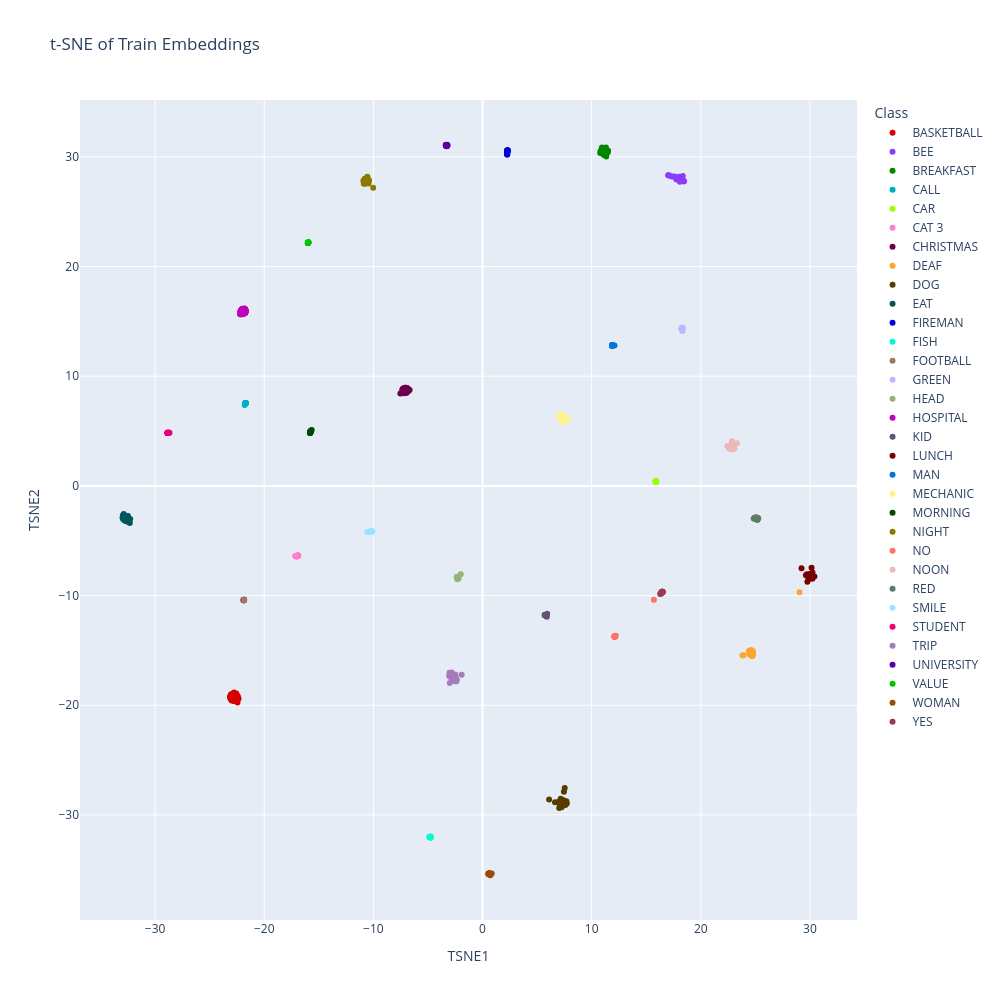

This figure's notebook cell:
### Code cell
embeddings = train["last_embeddings"]
labels = train["labels"]
id_to_label = train["id_to_label"]

class_names = [id_to_label[label] for label in labels]

tsne = TSNE(
    n_components=2,
    perplexity=30,
    learning_rate="auto",
    init="pca",
    random_state=42
)

embeddings_2d = tsne.fit_transform(embeddings)

df = pd.DataFrame({
    "TSNE1": embeddings_2d[:, 0],
    "TSNE2": embeddings_2d[:, 1],
    "Class": class_names
})

palette_32 = cc.glasbey[:32]

fig = px.scatter(
    df,
    x="TSNE1",
    y="TSNE2",
    color="Class",
    title="t-SNE of Train Embeddings",
    width=1000,
    height=1000,
    color_discrete_sequence=palette_32
)

fig.show()

### Figure 1 — Plotly figure (JSON) as saved in the notebook; plotly's stock layout.template omitted (floating-point values rounded to 4 significant figures)
{"data": [{"hovertemplate": "Class=BASKETBALL<br>TSNE1=%{x}<br>TSNE2=%{y}<extra></extra>", "legendgroup": "BASKETBALL", "marker": {"color": "#d60000", "symbol": "circle"}, "mode": "markers", "name": "BASKETBALL", "orientation": "v", "showlegend": true, "type": "scatter", "x": [-22.77, -22.56, -22.45, -23.14, -22.68, -22.42, -22.63, -23.09, -23.03, -22.6, -22.85, -23.05, -22.46, -23.11, -22.99, -23.01, -22.52, -23.05, -23.01, -22.44, -22.35, -22.84, -23.06, -22.96, -22.45, -22.75, -22.54, -22.79, -23.0, -22.75], "xaxis": "x", "y": [-18.84, -18.93, -19.75, -19.24, -18.96, -19.18, -18.97, -19.38, -19.42, -19.52, -18.93, -19.04, -19.28, -19.19, -19.46, -19.03, -19.14, -19.42, -19.0, -19.48, -19.41, -18.94, -19.09, -19.56, -19.25, -19.58, -19.06, -19.58, -19.54, -19.62], "yaxis": "y"}, {"hovertemplate": "Class=BEE<br>TSNE1=%{x}<br>TSNE2=%{y}<extra></extra>", "legendgroup": "BEE", "marker": {"color": "#8c3bff", "symbol": "circle"}, "mode": "markers", "name": "BEE", "orientation": "v", "showlegend": true, "type": "scatter", "x": [18.33, 18.12, 18.15, 17.81, 18.45, 18.14, 18.19, 18.35, 18.46, 17.84, 17.02, 18.03, 17.37, 18.18, 17.61, 17.04, 18.27, 17.21, 18.08, 18.25, 17.74, 18.06, 17.81, 18.22, 17.76, 17.82], "xaxis": "x", "y": [27.83, 27.95, 27.94, 28.0, 27.75, 27.9, 27.88, 28.26, 27.8, 28.01, 28.32, 28.18, 28.2, 27.86, 28.21, 28.33, 27.84, 28.26, 27.73, 27.86, 28.04, 27.95, 28.0, 27.84, 27.94, 28.05], "yaxis": "y"}, {"hovertemplate": "Class=BREAKFAST<br>TSNE1=%{x}<br>TSNE2=%{y}<extra></extra>", "legendgroup": "BREAKFAST", "marker": {"color": "#018700", "symbol": "circle"}, "mode": "markers", "name": "BREAKFAST", "orientation": "v", "showlegend": true, "type": "scatter", "x": [11.31, 11.12, 10.79, 11.18, 11.51, 11.32, 11.06, 11.3, 11.2, 10.94, 11.38, 11.34, 10.82, 10.99, 11.04, 10.96, 11.28, 11.47, 11.01, 11.3, 11.03, 11.02, 10.96, 11.12, 11.17, 11.18], "xaxis": "x", "y": [30.85, 30.17, 30.35, 30.25, 30.54, 30.5, 30.58, 30.48, 30.22, 30.86, 30.57, 30.04, 30.53, 30.33, 30.48, 30.36, 30.3, 30.4, 30.76, 30.12, 30.46, 30.29, 30.5, 30.63, 30.6, 30.64], "yaxis": "y"}, {"hovertemplate": "Class=CALL<br>TSNE1=%{x}<br>TSNE2=%{y}<extra></extra>", "legendgroup": "CALL", "marker": {"color": "#00acc6", "symbol": "circle"}, "mode": "markers", "name": "CALL", "orientation": "v", "showlegend": true, "type": "scatter", "x": [-21.71, -21.72, -21.71, -21.7, -21.71, -21.71, -21.71, -21.7, -21.7, -21.71, -21.71, -21.71, -21.7, -21.71, -21.71, -21.79, -21.71, -21.7, -21.71], "xaxis": "x", "y": [7.534, 7.537, 7.535, 7.537, 7.537, 7.533, 7.538, 7.539, 7.536, 7.533, 7.535, 7.534, 7.546, 7.539, 7.535, 7.378, 7.535, 7.541, 7.537], "yaxis": "y"}, {"hovertemplate": "Class=CAR<br>TSNE1=%{x}<br>TSNE2=%{y}<extra></extra>", "legendgroup": "CAR", "marker": {"color": "#97ff00", "symbol": "circle"}, "mode": "markers", "name": "CAR", "orientation": "v", "showlegend": true, "type": "scatter", "x": [15.9, 15.89, 15.9, 15.85, 15.88, 15.87, 15.91, 15.9, 15.89, 15.87, 15.9, 15.89, 15.9, 15.92, 15.9, 15.89, 15.87, 15.88, 15.93], "xaxis": "x", "y": [0.3974, 0.4056, 0.3889, 0.4189, 0.4146, 0.4201, 0.3907, 0.4018, 0.4081, 0.4084, 0.3891, 0.4058, 0.4021, 0.3818, 0.3918, 0.4071, 0.413, 0.3925, 0.3737], "yaxis": "y"}, {"hovertemplate": "Class=CAT 3<br>TSNE1=%{x}<br>TSNE2=%{y}<extra></extra>", "legendgroup": "CAT 3", "marker": {"color": "#ff7ed1", "symbol": "circle"}, "mode": "markers", "name": "CAT 3", "orientation": "v", "showlegend": true, "type": "scatter", "x": [-16.93, -17.07, -16.98, -16.98, -16.95, -16.94, -16.88, -16.92, -16.89, -16.99, -16.99, -16.91, -16.96, -16.95, -16.97, -16.97, -17.06, -16.9, -16.99, -16.94, -17.16], "xaxis": "x", "y": [-6.357, -6.431, -6.406, -6.408, -6.395, -6.373, -6.34, -6.389, -6.354, -6.392, -6.394, -6.36, -6.381, -6.38, -6.36, -6.339, -6.448, -6.363, -6.377, -6.393, -6.383], "yaxis": "y"}, {"hovertemplate": "Class=CHRISTMAS<br>TSNE1=%{x}<br>TSNE2=%{y}<extra></extra>", "legendgroup": "CHRISTMAS", "marker": {"color": "#6b004f", "symbol": "circle"}, "mode": "markers", "name": "CHRISTMAS", "orientation": "v", "showlegend": true, "type": "scatter", "x": [-6.833, -7.072, -7.207, -7.304, -7.342, -7.021, -7.527, -7.165, -7.107, -6.796, -7.317, -6.786, -6.974, -6.906, -7.036, -7.149, -7.101, -7.132, -6.675, -6.938, -7.242, -7.092, -6.78, -7.042, -7.211, -6.813], "xaxis": "x", "y": [8.614, 8.936, 8.889, 8.849, 8.773, 8.544, 8.424, 8.906, 8.555, 8.694, 8.731, 8.693, 8.459, 8.927, 8.94, 8.927, 8.549, 8.571, 8.75, 8.919, 8.866, 8.933, 8.821, 8.546, 8.435, 8.786], "yaxis": "y"}, {"hovertemplate": "Class=DEAF<br>TSNE1=%{x}<br>TSNE2=%{y}<extra></extra>", "legendgroup": "DEAF", "marker": {"color": "#ffa52f", "symbol": "circle"}, "mode": "markers", "name": "DEAF", "orientation": "v", "showlegend": true, "type": "scatter", "x": [24.73, 24.61, 24.77, 29.05, 24.76, 24.72, 24.73, 24.78, 24.67, 24.7, 23.82, 24.67, 24.65, 24.55, 24.57, 24.8, 24.48, 24.42, 24.63, 24.64, 24.52, 24.43, 24.58, 23.92, 24.77, 24.62], "xaxis": "x", "y": [-15.44, -14.97, -15.29, -9.69, -15.05, -15.16, -15.53, -15.38, -15.39, -15.41, -15.47, -15.41, -15.27, -15.44, -15.06, -15.16, -15.29, -15.16, -15.43, -15.19, -15.3, -15.03, -15.37, -15.44, -15.3, -15.35], "yaxis": "y"}, {"hovertemplate": "Class=DOG<br>TSNE1=%{x}<br>TSNE2=%{y}<extra></extra>", "legendgroup": "DOG", "marker": {"color": "#573b00", "symbol": "circle"}, "mode": "markers", "name": "DOG", "orientation": "v", "showlegend": true, "type": "scatter", "x": [7.133, 7.2, 7.135, 7.058, 7.133, 7.292, 6.642, 7.427, 7.313, 7.155, 7.149, 7.028, 7.258, 7.21, 7.729, 7.259, 7.434, 7.498, 7.655, 7.166, 6.984, 7.46, 7.592, 7.481, 7.119, 7.69, 7.535, 6.106, 7.102, 7.061], "xaxis": "x", "y": [-29.01, -28.75, -28.75, -28.89, -28.72, -28.7, -28.85, -29.01, -29.04, -29.02, -28.74, -29.37, -28.69, -29.16, -28.97, -29.29, -28.65, -28.94, -28.86, -28.53, -28.8, -27.89, -29.1, -28.94, -29.12, -28.75, -27.55, -28.59, -29.09, -28.99], "yaxis": "y"}, {"hovertemplate": "Class=EAT<br>TSNE1=%{x}<br>TSNE2=%{y}<extra></extra>", "legendgroup": "EAT", "marker": {"color": "#005659", "symbol": "circle"}, "mode": "markers", "name": "EAT", "orientation": "v", "showlegend": true, "type": "scatter", "x": [-32.92, -32.63, -32.65, -32.7, -32.95, -32.76, -32.87, -32.5, -32.31, -32.78, -32.44, -32.95, -32.78, -32.75, -32.49, -32.28, -32.53, -32.98, -32.6, -32.59, -32.88, -32.41, -32.48, -32.47, -32.94, -32.7], "xaxis": "x", "y": [-3.051, -2.775, -2.792, -3.102, -2.946, -3.165, -2.884, -3.272, -3.375, -3.137, -3.04, -2.704, -3.018, -3.138, -2.738, -3.031, -2.779, -2.895, -2.743, -2.82, -2.553, -3.017, -3.041, -3.182, -2.879, -3.197], "yaxis": "y"}, {"hovertemplate": "Class=FIREMAN<br>TSNE1=%{x}<br>TSNE2=%{y}<extra></extra>", "legendgroup": "FIREMAN", "marker": {"color": "#0000dd", "symbol": "circle"}, "mode": "markers", "name": "FIREMAN", "orientation": "v", "showlegend": true, "type": "scatter", "x": [2.278, 2.275, 2.266, 2.263, 2.291, 2.271, 2.33, 2.251, 2.253, 2.281, 2.279, 2.294, 2.269, 2.277, 2.258, 2.261, 2.265, 2.248, 2.302, 2.293], "xaxis": "x", "y": [30.47, 30.5, 30.55, 30.58, 30.5, 30.57, 30.6, 30.39, 30.39, 30.54, 30.58, 30.51, 30.47, 30.22, 30.29, 30.51, 30.57, 30.21, 30.54, 30.49], "yaxis": "y"}, {"hovertemplate": "Class=FISH<br>TSNE1=%{x}<br>TSNE2=%{y}<extra></extra>", "legendgroup": "FISH", "marker": {"color": "#00fdcf", "symbol": "circle"}, "mode": "markers", "name": "FISH", "orientation": "v", "showlegend": true, "type": "scatter", "x": [-4.754, -4.746, -4.775, -4.812, -4.789, -4.784, -4.795, -4.777, -4.792, -4.799, -4.755, -4.773, -4.762, -4.785, -4.8, -4.766, -4.877, -4.808, -4.761, -4.828, -4.764], "xaxis": "x", "y": [-32.07, -32.03, -32.05, -31.99, -32.03, -32.06, -32.02, -32.03, -32.02, -32.04, -32.02, -32.04, -31.97, -32.02, -32.01, -32.02, -32.01, -32.02, -32.0, -31.99, -32.05], "yaxis": "y"}, {"hovertemplate": "Class=FOOTBALL<br>TSNE1=%{x}<br>TSNE2=%{y}<extra></extra>", "legendgroup": "FOOTBALL", "marker": {"color": "#a17569", "symbol": "circle"}, "mode": "markers", "name": "FOOTBALL", "orientation": "v", "showlegend": true, "type": "scatter", "x": [-21.87, -21.92, -21.88, -21.85, -21.87, -21.86, -21.85, -21.87, -21.86, -21.89, -21.9, -21.85, -21.85, -21.86, -21.87, -21.87, -21.87, -21.83, -21.91, -21.86], "xaxis": "x", "y": [-10.41, -10.41, -10.42, -10.42, -10.41, -10.41, -10.38, -10.42, -10.42, -10.4, -10.42, -10.41, -10.4, -10.42, -10.42, -10.39, -10.42, -10.37, -10.42, -10.41], "yaxis": "y"}, {"hovertemplate": "Class=GREEN<br>TSNE1=%{x}<br>TSNE2=%{y}<extra></extra>", "legendgroup": "GREEN", "marker": {"color": "#bcb6ff", "symbol": "circle"}, "mode": "markers", "name": "GREEN", "orientation": "v", "showlegend": true, "type": "scatter", "x": [18.3, 18.32, 18.26, 18.26, 18.33, 18.29, 18.3, 18.28, 18.26, 18.29, 18.28, 18.26, 18.27, 18.32, 18.26, 18.27, 18.26, 18.28, 18.27, 18.27, 18.25], "xaxis": "x", "y": [14.2, 14.38, 14.39, 14.37, 14.42, 14.26, 14.31, 14.38, 14.36, 14.33, 14.35, 14.34, 14.32, 14.13, 14.37, 14.26, 14.37, 14.37, 14.4, 14.31, 14.31], "yaxis": "y"}, {"hovertemplate": "Class=HEAD<br>TSNE1=%{x}<br>TSNE2=%{y}<extra></extra>", "legendgroup": "HEAD", "marker": {"color": "#95b577", "symbol": "circle"}, "mode": "markers", "name": "HEAD", "orientation": "v", "showlegend": true, "type": "scatter", "x": [-2.319, -2.305, -2.261, -2.271, -2.225, -2.322, -2.304, -2.313, -2.315, -1.992, -2.187, -2.265, -2.339, -2.248, -2.327, -2.357, -2.31, -2.339, -2.251, -2.336, -2.301], "xaxis": "x", "y": [-8.362, -8.35, -8.395, -8.386, -8.28, -8.337, -8.351, -8.321, -8.342, -8.057, -8.446, -8.437, -8.344, -8.41, -8.389, -8.327, -8.513, -8.327, -8.366, -8.313, -8.384], "yaxis": "y"}, {"hovertemplate": "Class=HOSPITAL<br>TSNE1=%{x}<br>TSNE2=%{y}<extra></extra>", "legendgroup": "HOSPITAL", "marker": {"color": "#bf03b8", "symbol": "circle"}, "mode": "markers", "name": "HOSPITAL", "orientation": "v", "showlegend": true, "type": "scatter", "x": [-22.15, -22.2, -21.71, -22.14, -21.7, -21.73, -22.07, -22.04, -21.99, -21.81, -21.83, -22.02, -21.78, -21.79, -21.67, -22.0, -21.98, -22.22, -22.15, -21.77, -22.07, -22.16, -21.79, -22.03, -21.7, -21.72], "xaxis": "x", "y": [15.93, 15.88, 15.84, 16.0, 15.96, 16.07, 16.09, 16.12, 16.14, 15.72, 16.16, 15.66, 16.15, 15.74, 15.94, 16.14, 15.64, 15.67, 15.97, 15.75, 15.69, 15.62, 16.14, 16.11, 15.98, 15.83], "yaxis": "y"}, {"hovertemplate": "Class=KID<br>TSNE1=%{x}<br>TSNE2=%{y}<extra></extra>", "legendgroup": "KID", "marker": {"color": "#645474", "symbol": "circle"}, "mode": "markers", "name": "KID", "orientation": "v", "showlegend": true, "type": "scatter", "x": [5.725, 5.75, 5.767, 5.735, 5.767, 5.746, 5.761, 5.774, 5.895, 5.757, 5.771, 5.817, 5.72, 5.698, 5.774, 5.744, 5.767, 5.776, 5.759, 5.927], "xaxis": "x", "y": [-11.78, -11.79, -11.8, -11.79, -11.78, -11.78, -11.78, -11.79, -11.92, -11.79, -11.8, -11.78, -11.79, -11.78, -11.78, -11.79, -11.78, -11.8, -11.8, -11.65], "yaxis": "y"}, {"hovertemplate": "Class=LUNCH<br>TSNE1=%{x}<br>TSNE2=%{y}<extra></extra>", "legendgroup": "LUNCH", "marker": {"color": "#790000", "symbol": "circle"}, "mode": "markers", "name": "LUNCH", "orientation": "v", "showlegend": true, "type": "scatter", "x": [30.01, 29.64, 29.23, 30.23, 29.98, 30.24, 29.99, 29.98, 30.02, 30.41, 30.15, 29.87, 30.02, 29.73, 29.98, 29.77, 29.95, 30.03, 30.15, 29.99, 29.96, 29.97, 29.98, 29.91, 29.96], "xaxis": "x", "y": [-8.295, -8.15, -7.512, -8.467, -8.027, -7.908, -8.204, -8.162, -8.323, -8.268, -7.457, -8.432, -8.307, -8.05, -8.228, -8.74, -8.413, -8.306, -8.206, -8.087, -8.34, -8.448, -8.188, -8.475, -8.311], "yaxis": "y"}, {"hovertemplate": "Class=MAN<br>TSNE1=%{x}<br>TSNE2=%{y}<extra></extra>", "legendgroup": "MAN", "marker": {"color": "#0774d8", "symbol": "circle"}, "mode": "markers", "name": "MAN", "orientation": "v", "showlegend": true, "type": "scatter", "x": [11.9, 11.9, 11.9, 12.1, 11.88, 11.93, 11.89, 11.89, 11.88, 11.89, 11.89, 11.89, 11.87, 11.92, 11.9, 11.9, 11.9, 11.9, 11.91, 11.91, 11.89], "xaxis": "x", "y": [12.8, 12.8, 12.8, 12.8, 12.79, 12.82, 12.8, 12.81, 12.79, 12.8, 12.8, 12.8, 12.78, 12.8, 12.81, 12.82, 12.8, 12.81, 12.81, 12.81, 12.81], "yaxis": "y"}, {"hovertemplate": "Class=MECHANIC<br>TSNE1=%{x}<br>TSNE2=%{y}<extra></extra>", "legendgroup": "MECHANIC", "marker": {"color": "#fdf490", "symbol": "circle"}, "mode": "markers", "name": "MECHANIC", "orientation": "v", "showlegend": true, "type": "scatter", "x": [7.627, 7.57, 7.804, 7.097, 7.645, 7.258, 7.549, 7.33, 7.569, 7.147, 7.618, 7.27, 7.626, 7.432, 7.237, 7.641, 7.345, 7.45, 7.578, 7.399, 7.567, 7.242, 7.572, 7.062, 7.506, 7.348], "xaxis": "x", "y": [6.059, 5.911, 6.135, 6.564, 6.21, 6.102, 5.889, 5.79, 5.916, 6.116, 5.974, 6.302, 6.28, 6.42, 6.27, 6.155, 6.357, 6.334, 6.302, 5.957, 6.291, 6.058, 6.311, 6.143, 6.32, 5.961], "yaxis": "y"}, {"hovertemplate": "Class=MORNING<br>TSNE1=%{x}<br>TSNE2=%{y}<extra></extra>", "legendgroup": "MORNING", "marker": {"color": "#004b00", "symbol": "circle"}, "mode": "markers", "name": "MORNING", "orientation": "v", "showlegend": true, "type": "scatter", "x": [-15.81, -15.81, -15.77, -15.77, -15.65, -15.8, -15.8, -15.79, -15.8, -15.72, -15.8, -15.73, -15.79, -15.76, -15.8, -15.78, -15.79, -15.8, -15.8, -15.75, -15.75], "xaxis": "x", "y": [4.825, 4.857, 4.944, 4.918, 5.092, 4.872, 4.873, 4.839, 4.917, 5.033, 4.888, 4.939, 4.878, 4.844, 4.953, 4.908, 4.842, 4.836, 4.831, 4.941, 4.988], "yaxis": "y"}, {"hovertemplate": "Class=NIGHT<br>TSNE1=%{x}<br>TSNE2=%{y}<extra></extra>", "legendgroup": "NIGHT", "marker": {"color": "#8e7900", "symbol": "circle"}, "mode": "markers", "name": "NIGHT", "orientation": "v", "showlegend": true, "type": "scatter", "x": [-10.86, -10.53, -10.44, -10.55, -10.75, -10.91, -10.74, -10.52, -10.7, -10.42, -10.44, -10.75, -10.4, -10.81, -10.69, -10.79, -10.49, -10.74, -10.85, -10.78, -10.57, -10.48, -10.73, -10.54, -10.88, -10.02], "xaxis": "x", "y": [27.83, 27.96, 27.57, 28.19, 27.59, 27.83, 27.98, 27.73, 27.6, 27.81, 27.78, 27.99, 27.87, 27.91, 27.58, 27.95, 27.78, 27.62, 27.76, 28.0, 28.01, 27.92, 27.66, 28.0, 27.55, 27.17], "yaxis": "y"}, {"hovertemplate": "Class=NO<br>TSNE1=%{x}<br>TSNE2=%{y}<extra></extra>", "legendgroup": "NO", "marker": {"color": "#ff7266", "symbol": "circle"}, "mode": "markers", "name": "NO", "orientation": "v", "showlegend": true, "type": "scatter", "x": [12.12, 12.09, 12.11, 12.12, 15.7, 12.14, 12.15, 12.12, 12.13, 12.13, 12.12, 12.08, 12.1, 12.11, 12.12, 12.11, 12.22, 12.13, 12.09, 12.13], "xaxis": "x", "y": [-13.73, -13.74, -13.74, -13.71, -10.39, -13.72, -13.69, -13.71, -13.71, -13.72, -13.72, -13.74, -13.74, -13.73, -13.72, -13.72, -13.66, -13.71, -13.74, -13.71], "yaxis": "y"}, {"hovertemplate": "Class=NOON<br>TSNE1=%{x}<br>TSNE2=%{y}<extra></extra>", "legendgroup": "NOON", "marker": {"color": "#edb8b8", "symbol": "circle"}, "mode": "markers", "name": "NOON", "orientation": "v", "showlegend": true, "type": "scatter", "x": [22.66, 23.31, 22.56, 22.86, 22.73, 23.07, 22.91, 22.59, 22.75, 22.79, 22.89, 22.44, 22.6, 22.89, 22.96, 23.04, 22.57, 22.63, 22.6, 22.67, 22.82, 22.69, 22.76, 22.65, 22.63], "xaxis": "x", "y": [3.701, 3.885, 3.538, 4.06, 3.377, 3.374, 3.336, 3.604, 3.672, 3.798, 3.807, 3.642, 3.456, 3.624, 3.383, 3.494, 3.557, 3.411, 3.607, 3.587, 3.365, 3.498, 3.361, 3.591, 3.617], "yaxis": "y"}, {"hovertemplate": "Class=RED<br>TSNE1=%{x}<br>TSNE2=%{y}<extra></extra>", "legendgroup": "RED", "marker": {"color": "#5d7e66", "symbol": "circle"}, "mode": "markers", "name": "RED", "orientation": "v", "showlegend": true, "type": "scatter", "x": [25.06, 25.15, 25.19, 25.05, 25.07, 25.1, 25.19, 24.96, 25.27, 25.13, 24.96, 25.1, 25.13, 25.12, 25.11, 25.0, 25.03, 25.09, 24.92, 24.85, 25.05], "xaxis": "x", "y": [-2.91, -2.888, -3.12, -3.002, -2.909, -3.002, -3.043, -2.983, -2.956, -3.0, -3.008, -2.956, -2.949, -2.964, -2.911, -2.959, -2.996, -2.994, -2.91, -2.985, -2.889], "yaxis": "y"}, {"hovertemplate": "Class=SMILE<br>TSNE1=%{x}<br>TSNE2=%{y}<extra></extra>", "legendgroup": "SMILE", "marker": {"color": "#9ae4ff", "symbol": "circle"}, "mode": "markers", "name": "SMILE", "orientation": "v", "showlegend": true, "type": "scatter", "x": [-10.16, -10.13, -10.54, -10.22, -10.21, -10.26, -10.34, -10.12, -10.11, -10.15, -10.18, -10.11, -10.25, -10.29, -10.1, -10.26, -10.37, -10.24, -10.19, -10.17, -10.25], "xaxis": "x", "y": [-4.167, -4.15, -4.198, -4.177, -4.15, -4.179, -4.19, -4.165, -4.149, -4.147, -4.17, -4.148, -4.174, -4.182, -4.151, -4.183, -4.213, -4.147, -4.136, -4.133, -4.146], "yaxis": "y"}, {"hovertemplate": "Class=STUDENT<br>TSNE1=%{x}<br>TSNE2=%{y}<extra></extra>", "legendgroup": "STUDENT", "marker": {"color": "#eb0077", "symbol": "circle"}, "mode": "markers", "name": "STUDENT", "orientation": "v", "showlegend": true, "type": "scatter", "x": [-28.85, -28.86, -28.86, -28.86, -28.85, -28.83, -28.81, -28.84, -28.83, -28.83, -28.83, -28.83, -28.78, -28.68, -28.83, -28.86, -28.84, -28.83, -28.84, -28.82], "xaxis": "x", "y": [4.834, 4.82, 4.822, 4.826, 4.833, 4.833, 4.829, 4.825, 4.827, 4.83, 4.827, 4.818, 4.866, 4.837, 4.83, 4.821, 4.824, 4.821, 4.833, 4.826], "yaxis": "y"}, {"hovertemplate": "Class=TRIP<br>TSNE1=%{x}<br>TSNE2=%{y}<extra></extra>", "legendgroup": "TRIP", "marker": {"color": "#a57bb8", "symbol": "circle"}, "mode": "markers", "name": "TRIP", "orientation": "v", "showlegend": true, "type": "scatter", "x": [-2.369, -2.743, -3.036, -3.02, -2.421, -2.395, -2.605, -2.724, -2.507, -2.699, -2.437, -2.863, -2.995, -2.538, -3.018, -2.826, -2.445, -2.558, -2.639, -2.438, -2.381, -2.493, -2.459, -2.675, -2.507, -2.714, -1.911], "xaxis": "x", "y": [-17.66, -17.73, -17.37, -17.05, -17.82, -17.71, -17.77, -17.66, -17.67, -17.67, -17.74, -17.52, -17.97, -17.58, -17.21, -17.01, -17.79, -17.54, -17.27, -17.78, -17.77, -17.2, -17.44, -17.57, -17.44, -17.72, -17.23], "yaxis": "y"}, {"hovertemplate": "Class=UNIVERSITY<br>TSNE1=%{x}<br>TSNE2=%{y}<extra></extra>", "legendgroup": "UNIVERSITY", "marker": {"color": "#5900a3", "symbol": "circle"}, "mode": "markers", "name": "UNIVERSITY", "orientation": "v", "showlegend": true, "type": "scatter", "x": [-3.272, -3.239, -3.369, -3.34, -3.295, -3.293, -3.352, -3.197, -3.301, -3.342, -3.295, -3.307, -3.268, -3.347, -3.325, -3.304, -3.285, -3.312, -3.276, -3.347, -3.339], "xaxis": "x", "y": [31.07, 30.98, 31.06, 31.07, 31.02, 31.0, 31.02, 31.07, 31.09, 31.05, 30.96, 31.08, 31.1, 31.08, 31.06, 31.08, 31.05, 31.08, 31.08, 31.07, 31.08], "yaxis": "y"}, {"hovertemplate": "Class=VALUE<br>TSNE1=%{x}<br>TSNE2=%{y}<extra></extra>", "legendgroup": "VALUE", "marker": {"color": "#03c600", "symbol": "circle"}, "mode": "markers", "name": "VALUE", "orientation": "v", "showlegend": true, "type": "scatter", "x": [-15.97, -15.99, -15.96, -16.02, -15.97, -15.98, -15.98, -15.97, -15.99, -15.97, -15.99, -15.97, -15.96, -15.98, -15.94, -15.99, -15.99, -15.98, -15.97, -15.97], "xaxis": "x", "y": [22.19, 22.16, 22.19, 22.12, 22.18, 22.13, 22.18, 22.18, 22.15, 22.17, 22.17, 22.18, 22.19, 22.17, 22.21, 22.17, 22.15, 22.17, 22.18, 22.18], "yaxis": "y"}, {"hovertemplate": "Class=WOMAN<br>TSNE1=%{x}<br>TSNE2=%{y}<extra></extra>", "legendgroup": "WOMAN", "marker": {"color": "#9e4b00", "symbol": "circle"}, "mode": "markers", "name": "WOMAN", "orientation": "v", "showlegend": true, "type": "scatter", "x": [0.6198, 0.7169, 0.6669, 0.5981, 0.6356, 0.7421, 0.6495, 0.597, 0.5854, 0.6163, 0.6109, 0.6454, 0.5902, 0.8397, 0.5627, 0.6575, 0.5654, 0.5995, 0.5297, 0.5771, 0.6646], "xaxis": "x", "y": [-35.36, -35.5, -35.33, -35.38, -35.37, -35.41, -35.37, -35.41, -35.34, -35.35, -35.36, -35.35, -35.35, -35.34, -35.37, -35.39, -35.35, -35.33, -35.37, -35.42, -35.38], "yaxis": "y"}, {"hovertemplate": "Class=YES<br>TSNE1=%{x}<br>TSNE2=%{y}<extra></extra>", "legendgroup": "YES", "marker": {"color": "#9c3b4f", "symbol": "circle"}, "mode": "markers", "name": "YES", "orientation": "v", "showlegend": true, "type": "scatter", "x": [16.3, 16.34, 16.46, 16.36, 16.47, 16.47, 16.43, 16.4, 16.46, 16.46, 16.37, 16.48, 16.3, 16.49, 16.5, 16.47, 16.5, 16.39, 16.43, 16.49], "xaxis": "x", "y": [-9.833, -9.802, -9.718, -9.776, -9.635, -9.688, -9.709, -9.678, -9.674, -9.672, -9.774, -9.671, -9.849, -9.669, -9.706, -9.694, -9.651, -9.754, -9.723, -9.658], "yaxis": "y"}], "layout": {"height": 1000, "legend": {"title": {"text": "Class"}, "tracegroupgap": 0}, "title": {"text": "t-SNE of Train Embeddings"}, "width": 1000, "xaxis": {"anchor": "y", "domain": [0, 1], "title": {"text": "TSNE1"}}, "yaxis": {"anchor": "x", "domain": [0, 1], "title": {"text": "TSNE2"}}}}
